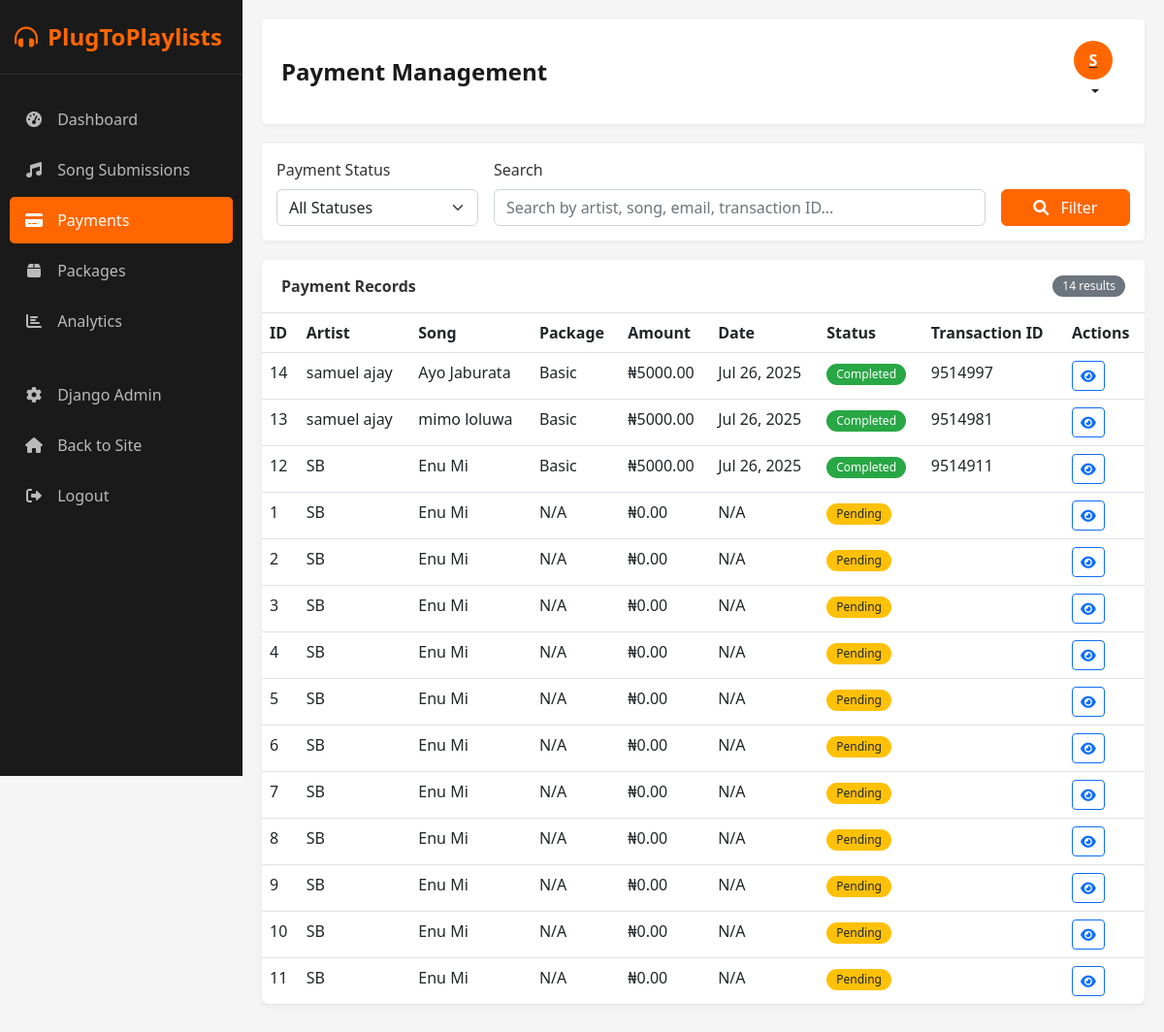
The page /admin-dashboard/payments/ (signed in) on the database its author committed.
### landing/models.py (models this page shows, shortened)
class SongSubmission(models.Model):
    GENRE_CHOICES = [
        ('pop', 'Pop'),
        ('hiphop', 'Hip Hop/Rap'),
        ('rnb', 'R&B'),
        ('edm', 'Electronic/Dance'),
        ('rock', 'Rock'),
        ('alternative', 'Alternative'),
        ('country', 'Country'),
        ('jazz', 'Jazz'),
        ('classical', 'Classical'),
        ('other', 'Other'),
    ]
    LINK_TYPE_CHOICES = [
        ('spotify', 'Spotify'),
        ('youtube', 'YouTube Music'),
    ]
    PAYMENT_STATUS_CHOICES = [
        ('pending', 'Pending'),
        ('completed', 'Completed'),
        ('failed', 'Failed'),
    ]
    user = models.ForeignKey(User, on_delete=models.SET_NULL, null=True, blank=True)
    artist_name = models.CharField(max_length=100)
    song_title = models.CharField(max_length=100)
    genre = models.CharField(max_length=50, choices=GENRE_CHOICES)
    link_type = models.CharField(max_length=20, choices=LINK_TYPE_CHOICES)
    music_link = models.URLField()
    song_file = models.FileField(
        upload_to='song_submissions/%Y/%m/%d/',
        null=True,
        blank=True,
        help_text="Upload your song file if you don't have a streaming link"
    )
    email = models.EmailField()
    phone = models.CharField(max_length=20, blank=True, null=True)
    social_media = models.CharField(
        max_length=100,
        blank=True,
        help_text="Your Instagram/Twitter handle"
    )
    bio = models.TextField(
        blank=True,
        help_text="Tell us about yourself and your music"
    )
    submission_date = models.DateTimeField(auto_now_add=True)
    is_approved = models.BooleanField(default=False)
    notes = models.TextField(
        blank=True,
        help_text="Internal notes about this submission"
    )
    package = models.ForeignKey(
        Package,
        on_delete=models.SET_NULL,
        null=True,
        blank=True,
        help_text="Selected package for this submission"
    )
    payment_status = models.CharField(
        max_length=20,
        choices=PAYMENT_STATUS_CHOICES,
        default='pending'
    )
    transaction_reference = models.CharField(
        max_length=100,
        blank=True,
        help_text="Flutterwave transaction reference"
    )
    payment_date = models.DateTimeField(
        null=True,
        blank=True,
        help_text="When payment was completed"
    )
    class Meta:
        ordering = ['-submission_date']
        verbose_name = "Song Submission"
        verbose_name_plural = "Song Submissions"
        indexes = [
            models.Index(fields=['artist_name']),
            models.Index(fields=['song_title']),
            models.Index(fields=['submission_date']),
            models.Index(fields=['payment_status']),
        ]

### payment/models.py (models this page shows, shortened)
class Package(models.Model):
    name = models.CharField(max_length=100)
    description = models.TextField()
    price = models.DecimalField(max_digits=10, decimal_places=2)  # Price in Naira
    is_active = models.BooleanField(default=True)
    created_at = models.DateTimeField(auto_now_add=True)
    updated_at = models.DateTimeField(auto_now=True)
    class Meta:
        ordering = ['price']
        verbose_name = "Package"
        verbose_name_plural = "Packages"

### admin_dashboard/decorators.py (the view)
    def wrapper(request, *args, **kwargs):
        if not check_admin(request.user):
            messages.error(request, "You don't have permission to access the admin dashboard.")
            return redirect('admin_dashboard:login')
        return decorated_view(request, *args, **kwargs)

### admin_dashboard/views.py (called while the page is built, shortened)
@admin_required
def payment_list(request):
    status = request.GET.get('status', '')
    search = request.GET.get('search', '')
    payments = SongSubmission.objects.exclude(payment_status='').order_by('-payment_date')
    if status:
        payments = payments.filter(payment_status=status)
    context = {
        'payments': payments,
        'status': status,
        'search': search,
        'payment_status_choices': SongSubmission.PAYMENT_STATUS_CHOICES,
    }
    return render(request, 'admin_dashboard/payment_list.html', context)

### admin_dashboard/templates/admin_dashboard/payment_list.html (shortened to what this page needs)
{% extends 'admin_dashboard/base.html' %}
{% block header_title %}Payment Management{% endblock %}
{% block content %}
<div class="filter-section">
    <form method="get" class="row g-3 align-items-end">
        <div class="col-md-3">
            <label for="status" class="form-label">Payment Status</label>
            <select name="status" id="status" class="form-select">
                <option value="">All Statuses</option>
            </select>
        </div>
        <div class="col-md-7">
            <label for="search" class="form-label">Search</label>
            <input type="text" name="search" id="search" class="form-control" placeholder="Search by artist, song, email, transaction ID..." value="{{ search }}">
        </div>
        <div class="col-md-2">
            <button type="submit" class="btn btn-primary w-100">
                <i class="fas fa-search me-2"></i> Filter
            </button>
        </div>
    </form>
</div>
<div class="card">
    <div class="card-header d-flex justify-content-between align-items-center">
        <span>Payment Records</span>
        <span class="badge bg-secondary">{{ payments.count }} results</span>
    </div>
    <div class="card-body p-0">
        <div class="table-responsive">
            <table class="table table-hover">
                <thead>
                    <tr>
                        <th>ID</th>
                        <th>Artist</th>
                        <th>Song</th>
                        <th>Package</th>
                        <th>Amount</th>
                        <th>Date</th>
                        <th>Status</th>
                        <th>Transaction ID</th>
                        <th>Actions</th>
                    </tr>
                </thead>
                <tbody>
                    {% for payment in payments %}
                    <tr>
                        <td>{{ payment.id }}</td>
                        <td>{{ payment.artist_name }}</td>
                        <td>{{ payment.song_title }}</td>
                        <td>{{ payment.package.name|default:"N/A" }}</td>
                        <td>₦{{ payment.package.price|default:"0.00" }}</td>
                        <td>{% if payment.payment_date %}{{ payment.payment_date|date:"M d, Y" }}{% else %}N/A{% endif %}</td>
                        <td>
                            {% if payment.payment_status == 'completed' %}
                            <span class="badge badge-completed">Completed</span>
                            {% elif payment.payment_status == 'failed' %}
                            <span class="badge badge-failed">Failed</span>
                            {% else %}
                            <span class="badge badge-pending">Pending</span>
                            {% endif %}
                        </td>
                        <td>
                            <span class="text-monospace">{{ payment.transaction_reference|truncatechars:10 }}</span>
                        </td>
                        <td>
                            <a href="{% url 'admin_dashboard:payment_detail' payment.id %}" class="btn btn-sm btn-outline-primary">
                                <i class="fas fa-eye"></i>
                            </a>
                        </td>
                    </tr>
                    {% empty %}
                    <tr>
                        <td colspan="9" class="text-center py-4">
                            <p class="text-muted">No payment records found matching your criteria.</p>
                        </td>
                    </tr>
                    {% endfor %}
                </tbody>
            </table>
        </div>
    </div>
</div>
{% endblock %}

### admin_dashboard/templates/admin_dashboard/base.html (shortened to what this page needs)
<!DOCTYPE html>
<html lang="en">
<head>
    <link href="https://cdn.jsdelivr.net/npm/bootstrap@5.2.3/dist/css/bootstrap.min.css" rel="stylesheet">
    <link rel="stylesheet" href="https://cdnjs.cloudflare.com/ajax/libs/font-awesome/6.0.0/css/all.min.css">
</head>
<body>
    <div class="admin-sidebar">
        <div class="brand">
            <a href="{% url 'admin_dashboard:home' %}" class="brand-logo">
                <i class="fas fa-headphones-alt"></i>
                <span>PlugToPlaylists</span>
            </a>
        </div>
        <ul class="nav flex-column">
            <li class="nav-item">
                <a class="nav-link {% if request.resolver_match.url_name == 'home' %}active{% endif %}" href="{% url 'admin_dashboard:home' %}">
                    <i class="fas fa-tachometer-alt"></i>
                    <span>Dashboard</span>
                </a>
            </li>
            <li class="nav-item">
                <a class="nav-link {% if 'song' in request.resolver_match.url_name %}active{% endif %}" href="{% url 'admin_dashboard:song_list' %}">
                    <i class="fas fa-music"></i>
                    <span>Song Submissions</span>
                </a>
            </li>
            <li class="nav-item">
                <a class="nav-link {% if 'payment' in request.resolver_match.url_name %}active{% endif %}" href="{% url 'admin_dashboard:payment_list' %}">
                    <i class="fas fa-credit-card"></i>
                    <span>Payments</span>
                </a>
            </li>
            <li class="nav-item">
                <a class="nav-link {% if 'package' in request.resolver_match.url_name %}active{% endif %}" href="{% url 'admin_dashboard:package_list' %}">
                    <i class="fas fa-box"></i>
                    <span>Packages</span>
                </a>
            </li>
            <li class="nav-item">
                <a class="nav-link {% if request.resolver_match.url_name == 'analytics' %}active{% endif %}" href="{% url 'admin_dashboard:analytics' %}">
                    <i class="fas fa-chart-bar"></i>
                    <span>Analytics</span>
                </a>
            </li>
            <li class="nav-item mt-4">
                <a class="nav-link" href="{% url 'admin:index' %}">
                    <i class="fas fa-cog"></i>
                    <span>Django Admin</span>
                </a>
            </li>
            <li class="nav-item">
                <a class="nav-link" href="{% url 'landing:index' %}">
                    <i class="fas fa-home"></i>
                    <span>Back to Site</span>
                </a>
            </li>
            <li class="nav-item">
                <a class="nav-link" href="{% url 'accounts:logout' %}">
                    <i class="fas fa-sign-out-alt"></i>
                    <span>Logout</span>
                </a>
            </li>
        </ul>
    </div>
    <div class="admin-content">
        <div class="dashboard-header">
            <h1>{% block header_title %}Admin Dashboard{% endblock %}</h1>
            <div class="user-profile">
                <div class="dropdown">
                    <button class="btn btn-link dropdown-toggle text-dark" type="button" id="dropdownMenuButton" data-bs-toggle="dropdown" aria-expanded="false">
                        <div class="avatar">{{ request.user.username.0|upper }}</div>
                    </button>
                </div>
            </div>
        </div>
        {% block content %}{% endblock %}
    </div>
</body>
</html>

### admin_dashboard/templates/admin_dashboard/base.html (style rules this page uses)
:root { --primary-color: #ff6600; --primary-dark: #cc5200; --secondary-color: #1a1a1a; --light-bg: #f5f5f5; --text-color: #333333; --border-color: #dddddd; }
body { background-color: var(--light-bg); color: var(--text-color); font-family: 'Segoe UI', Tahoma, Geneva, Verdana, sans-serif; }
.admin-sidebar { background-color: var(--secondary-color); color: white; height: 100vh; position: fixed; padding-top: 20px; width: 250px; }
.admin-sidebar .brand { padding: 0 15px 20px; border-bottom: 1px solid rgba(255, 255, 255, 0.1); margin-bottom: 20px; }
.admin-sidebar .brand-logo { color: var(--primary-color); font-size: 24px; font-weight: bold; text-decoration: none; display: flex; align-items: center; }
.admin-sidebar .brand-logo i { margin-right: 10px; }
.admin-sidebar .nav-link { color: rgba(255, 255, 255, 0.7); padding: 12px 15px; border-radius: 5px; margin: 2px 10px; transition: all 0.3s; }
.admin-sidebar .nav-link.active { background-color: var(--primary-color); color: white; }
.admin-sidebar .nav-link i { margin-right: 10px; width: 20px; text-align: center; }
.admin-content { margin-left: 250px; padding: 20px; }
.dashboard-header { background-color: white; padding: 15px 20px; border-radius: 5px; box-shadow: 0 2px 5px rgba(0, 0, 0, 0.05); margin-bottom: 20px; display: flex; justify-content: space-between; align-items: center; }
.dashboard-header h1 { margin: 0; font-size: 24px; font-weight: bold; color: var(--secondary-color); }
.user-profile { display: flex; align-items: center; gap: 10px; }
.user-profile .avatar { width: 40px; height: 40px; border-radius: 50%; background-color: var(--primary-color); color: white; display: flex; align-items: center; justify-content: center; font-weight: bold; }
.card { border: none; border-radius: 10px; box-shadow: 0 2px 10px rgba(0, 0, 0, 0.05); margin-bottom: 20px; }
.card-header { background-color: white; border-bottom: 1px solid var(--border-color); padding: 15px 20px; font-weight: bold; }
.btn-primary { background-color: var(--primary-color); border-color: var(--primary-color); }
.table { margin-bottom: 0; }
.table th { border-top: none; font-weight: 600; }
.badge { padding: 5px 10px; border-radius: 20px; font-weight: 500; }
.badge-pending { background-color: #ffc107; color: #212529; }
.badge-completed { background-color: #28a745; color: white; }
.filter-section { background-color: white; padding: 15px; border-radius: 5px; margin-bottom: 20px; box-shadow: 0 2px 5px rgba(0, 0, 0, 0.05); }

### rows shown on the page
SongSubmission: id "14", artist_name "samuel ajay", song_title "Ayo Jaburata", package.name "Basic", package.price "5000.00", payment_date "Jul 26, 2025", payment_status "Completed", transaction_reference "9514997"
SongSubmission: id "13", artist_name "samuel ajay", song_title "mimo loluwa", package.name "Basic", package.price "5000.00", payment_date "Jul 26, 2025", payment_status "Completed", transaction_reference "9514981"
SongSubmission: id "12", artist_name "SB", song_title "Enu Mi", package.name "Basic", package.price "5000.00", payment_date "Jul 26, 2025", payment_status "Completed", transaction_reference "9514911"
SongSubmission: id "1", artist_name "SB", song_title "Enu Mi", package.name "N/A", package.price "0.00", payment_status "Pending"
SongSubmission: id "2", artist_name "SB", song_title "Enu Mi", package.name "N/A", package.price "0.00", payment_status "Pending"
SongSubmission: id "3", artist_name "SB", song_title "Enu Mi", package.name "N/A", package.price "0.00", payment_status "Pending"
SongSubmission: id "4", artist_name "SB", song_title "Enu Mi", package.name "N/A", package.price "0.00", payment_status "Pending"
SongSubmission: id "5", artist_name "SB", song_title "Enu Mi", package.name "N/A", package.price "0.00", payment_status "Pending"
SongSubmission: id "6", artist_name "SB", song_title "Enu Mi", package.name "N/A", package.price "0.00", payment_status "Pending"
SongSubmission: id "7", artist_name "SB", song_title "Enu Mi", package.name "N/A", package.price "0.00", payment_status "Pending"
SongSubmission: id "8", artist_name "SB", song_title "Enu Mi", package.name "N/A", package.price "0.00", payment_status "Pending"
SongSubmission: id "9", artist_name "SB", song_title "Enu Mi", package.name "N/A", package.price "0.00", payment_status "Pending"
SongSubmission: id "10", artist_name "SB", song_title "Enu Mi", package.name "N/A", package.price "0.00", payment_status "Pending"
SongSubmission: id "11", artist_name "SB", song_title "Enu Mi", package.name "N/A", package.price "0.00", payment_status "Pending"

### other values the page prints
{{ request.user.username.0|upper }} "S"
{{ payments.count }} "14"
